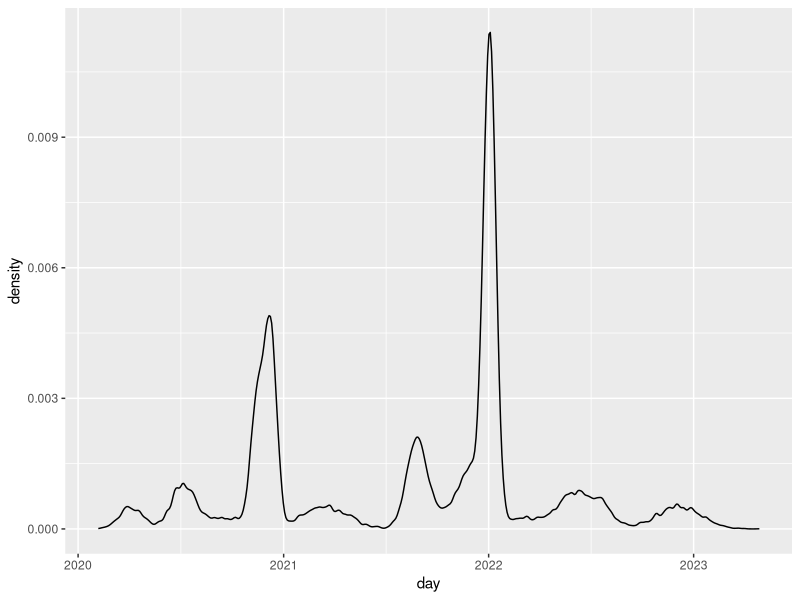

Generate this figure with R:
# Goal: Mimic national timeline
# https://coronavirus.jhu.edu/region/united-states
# https://www.npr.org/sections/health-shots/2020/09/01/816707182/map-tracking-the-spread-of-the-coronavirus-in-the-u-s
# Day    1: 2020-01-01
# Day  366: 2021-01-01
# Day  731: 2022-01-01
# Day 1096: 2023-01-01

base_size <- 1000

f <- function(center , amplitude, sd) {
  m <- as.integer(difftime(center, as.Date("2020-01-01"), units = "day"))
  rnorm(n = base_size * amplitude, mean = m, sd = sd) |>
    as.integer()
}

d <-
  {
    tibble::tribble(
      ~center     , ~amplitude,   ~sd,
      "2020-04-04",         1L,   20L,
      "2020-07-05",         2L,   20L,
      "2020-09-18",         1L,   40L,
      "2020-11-11",         2L,   10L,
      "2020-11-26",         2L,   10L,
      "2020-12-11",         4L,   10L,
      "2021-02-24",         1L,   30L,
      "2021-04-11",         1L,   30L,
      "2021-08-25",         2L,   15L,
      "2021-09-04",         2L,   25L,
      "2021-11-15",         1L,   25L,
      "2021-11-28",         1L,   25L,
      "2021-12-01",         1L,   15L,
      "2022-01-01",         7L,   10L,
      "2022-01-07",         5L,   10L,
      "2022-03-18",         1L,   40L,
      "2022-05-20",         1L,   20L,
      "2022-06-20",         1L,   20L,
      "2022-07-22",         1L,   20L,
      "2022-12-05",         2L,   40L,
    ) |>
    purrr::pmap(f) |>
    unlist() +
    as.Date("2020-01-01")
  } |>
    tibble::tibble(day = _)


library(ggplot2)
ggplot(d, aes(x = day)) +
  geom_density(bw = 3)
